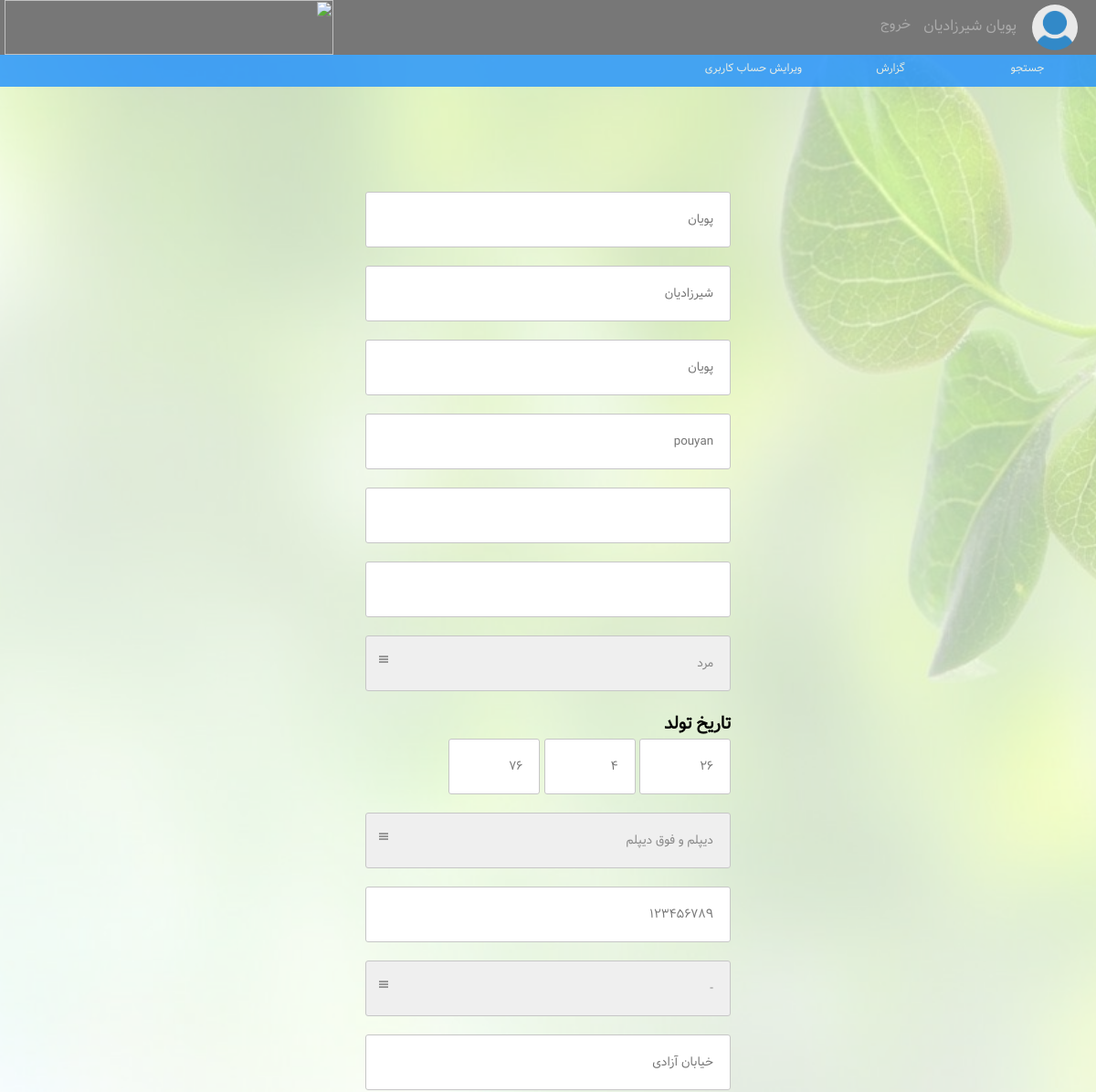
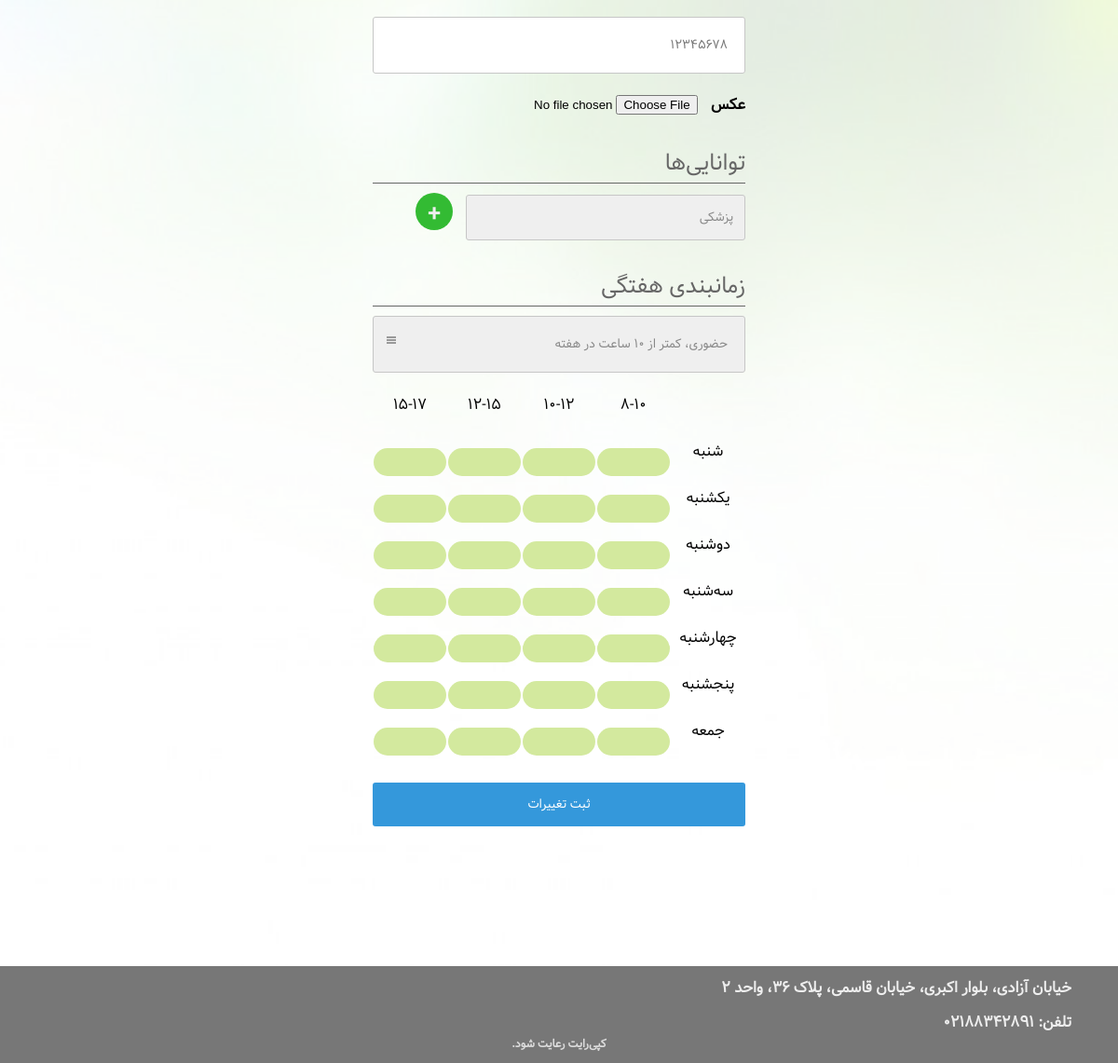
The app's page /editprofileben/ (signed in) with its own data (2 pictures, top to bottom).
### users/models.py (models this page shows)
class CustomUser(AbstractUser):
    state = models.NullBooleanField(default=None)
    isBen = models.BooleanField(default=False)
    isOrg = models.BooleanField(default=False)
    image = models.ImageField(upload_to='profile_pics/', default='/profile_pics/no-picture.png')
    def __str__(self):
        return self.username

class Benefactor(models.Model):
    user = models.OneToOneField(CustomUser, on_delete=models.CASCADE, related_name='benefactor')
    name = models.CharField(max_length=20)
    surname = models.CharField(max_length=30)
    nickname = models.CharField(max_length=30, blank=True)
    gender = models.CharField(max_length=10, choices=SEX_CHOICES, default='Male')
    day = models.IntegerField(default=0)
    month = models.IntegerField(default=0)
    year = models.IntegerField(default=0)
    education = models.CharField(max_length=10, choices=EDUCATION_CHOICES, default='nothing')
    major = models.CharField(max_length=20, blank=True)
    nationalId = models.CharField(max_length=10)
    city = models.CharField(max_length=10, choices=CITY_CHOICES, default='blank')
    address = models.CharField(max_length=100, default='st')
    phone = models.CharField(max_length=12)
    typeOfCooperation = models.CharField(max_length=15, choices=COOP_CHOICES, default='inOffice10')
    wId = models.ForeignKey(WeeklySchedule, on_delete=models.DO_NOTHING, related_name='userWeek')

### users/views.py (the view)
# urls.py: url(r'^editprofileben/', views.update_benefactor_profile, name='editprofileben'),
@login_required
def update_benefactor_profile(request):
    abilities = Ability.objects.all()
    user = CustomUser.objects.get(username=request.user.username)
    benefactor = user.benefactor
    week = WeeklySchedule.objects.get(id=benefactor.wId.id)
    user_abilities = UserAbilities.objects.filter(username=user.username)
    if request.method == 'POST':
        user_form = EditUser(request.POST)
        form = EditBenefactorProfile(request.POST)
        if user_form.is_valid() and form.is_valid():
            for attr in user_form.data:
                if attr in user_form.fields and user_form.data[attr] is not '':
                    if attr != 'password2':
                        if getattr(user, attr) is not user_form.data[attr]:
                            setattr(user, attr, user_form.data[attr])
            user.save()
            benefactor = Benefactor.objects.get(user=user)
            for attr in form.data:
                if attr in form.fields and form.data[attr] is not '' and form.data[attr] is not 'blank':
                    setattr(benefactor, attr, form.data[attr])
            benefactor.save()
        else:
            print(user_form.errors, form.errors)
    else:
        user_form = UserForm()
        form = EditBenefactorProfile()
    return render(request, 'editProfileBenefactor.html', {'user_form': user_form, 'form': form, 'abilities': abilities, 'user': user, 'person': benefactor, 'week': week, 'user_abilities': user_abilities, 'rangee': range(28)})

### users/forms.py (shortened to what this page needs)
class UserForm(forms.ModelForm):
    password = forms.CharField(widget=forms.PasswordInput)
    password2 = forms.CharField(widget=forms.PasswordInput)
    class Meta:
        model = CustomUser
        fields = ('username', 'password', 'email', 'password2', 'image')

class EditBenefactorProfile(forms.ModelForm):
    name = forms.CharField(max_length=20, required=False)
    surname = forms.CharField(max_length=30, required=False)
    nickname = forms.CharField(max_length=30, required=False)
    gender = forms.ChoiceField(choices=SEX_CHOICES, required=False)
    class Meta:
        model = Benefactor
        fields = ('name', 'surname', 'nickname', 'gender')

### templates/editProfileBenefactor.html (shortened to what this page needs)
﻿<!DOCTYPE html>
{% load staticfiles %}
<html lang="fa" dir="rtl">
<head>
	<link rel="stylesheet" type="text/css" href={% static "css/editProfileBenefactor.css" %}>
	<link rel="stylesheet" type="text/css" href={% static "css/style.css" %}>
	<link rel="stylesheet" href={% static "css/ionicons.min.css" %}>
</head>
<body>
	<div class="main">
		<div class="header">
			<div class="topmenu" id="topmenu">
                {% if request.user.is_authenticated %}
				<div class="container">
					<div class="topPhoto">
						<img src="{{ request.user.image }}">
					</div>
					<div class="topmenuelements">
						{% if request.user.isBen %}
						<a href="personalProfileBenefactor.html">{{request.user.benefactor.name}}  {{request.user.benefactor.surname}}</a>
						{% endif %}
					</div>
					<div class="topmenudate">
						<a href="{% url 'logout' %}">خروج</a>
					</div>
					<div class="logo">
						<img src="../static/images/logo.png">
					</div>
				</div>
				{% endif %}
			</div>
		</div>
		<div class="mainPage">
			<div class="wrapper"></div>
			<div class="nav" id="nav"></div>
			<div class="formm">
				<form method="post" enctype="multipart/form-data">
					<div class="controls">
						<input type="text" id="name" class="floatlabel" placeholder="{{ person.name }}" name="name">
					</div>
					<div class="controls">
						<input type="text" id="lastname" class="floatlabel" placeholder="{{ person.surname }}" name="surname">
					</div>
					<div class="controls">
						<input type="text" id="nickname" class="floatlabel" placeholder="{{ person.nickname }}" name="nickname">
					</div>
					<div class="controls">
						<input type="text" id="username" class="floatlabel" placeholder="{{ person.user }}" name="username">
					</div>
					<div class="controls">
						<input type="password" id="pass1" class="floatlabel" placeholder="" name="password">
					</div>
					<div class="controls">
						<input type="password" id="pass2" class="floatlabel" placeholder="" name="password2">
					</div>
					<div class="controls">
						<i class="ion-navicon"></i>
                        <select id="sex" class="floatlabel" name="gender">
                            <option value="male">مرد</option>
						</select>
					</div>
                    <div class="controls">
						<h3>تاریخ تولد</h3>
						<input type="number" id="date" class="birthday" placeholder="{{ person.day }}" name="day">
						<input type="number" id="month" class="birthday" placeholder="{{ person.month }}" name="month">
						<input type="number" id="year" class="birthday" placeholder="{{ person.year }}" name="year">
					</div>
					<div class="controls">
						<i class="ion-navicon"></i>
						<select id="education" class="floatlabel" onchange="eduChanged()" name="education">
                            {% if person.education == "diploma" %}
							    <option value="blank" selected>دیپلم و فوق دیپلم</option>
                            {% endif %}
						</select>
					</div>
					<div class="controls">
						<input type="number" id="nationalId" class="NID" placeholder="{{ person.nationalId }}" name="nationalId">
					</div>
					<div class="controls">
						<i class="ion-navicon"></i>
						<select id="city" class="floatlabel" name="city">
                            {% if person.city == "blank" %}
                                <option value="blank">-</option>
                            {% endif %}
						</select>
					</div>
					<div class="controls">
						<input type="text" id="addr" class="floatlabel" placeholder="{{ person.address }}" name="address">
					</div>
					<div class="controls">
						<input type="tel" id="tel" class="floatlabel" placeholder="{{ person.phone }}" name="phone">
					</div>
                    <div class="controls">
						<h4 style="display: inline; margin-left: 10px;"> عکس </h4>
						<input type="file" id="photo" name="photo">
					</div>
                    <h2> توانایی‌ها </h2>
					<div class="controlsAbility">
						<select id="candidate" class="floatlabel" name="ability">
                            {% for ability in abilities %}
                            <option value="{{ability.name}}">{{ability.name}}</option>
                           {% endfor %}
						</select>
	    				<button id="add" onclick="addItem()"><h3>+</h3></button>
					</div>
                    <h2>زمانبندی هفتگی</h2>
                    <div class="controls">
						<i class="ion-navicon"></i>
						<select id="typeOfParticipation" class="floatlabel" onchange="participation()">
                            {% if person.typeOfCooperation == "inOffice10" %}
                                <option value="blank">حضوری، کمتر از ۱۰ ساعت در هفته</option>
                            {% endif %}
						</select>
					</div>
                    {% if person.typeOfCooperation == "inOffice10" or person.typeOfCooperation == "inOffice20" or person.typeOfCooperation == "inOffice30" or person.typeOfCooperation == "inOfficemore" %}
                    <table id="tab">
						<tbody>
                            <tr>
                                <td></td>
                                <td> 8-10 </td>
                                <td> 10-12 </td>
                                <td> 12-15 </td>
                                <td> 15-17 </td>
                            </tr>
							<tr>
								<td>شنبه</td>
								<td> <span id="11" onclick="week(11,0)" value="1"></span> </td>
								<td> <span id="12" onclick="week(12,1)" value="1"></span> </td>
								<td> <span id="13" onclick="week(13,2)" value="1"></span> </td>
								<td> <span id="14" onclick="week(14,3)" value="1"></span> </td>
							</tr>
							<tr>
								<td>یکشنبه</td>
								<td> <span id="21" onclick="week(21,4)" value="1"></span> </td>
								<td> <span id="22" onclick="week(22,5)" value="1"></span> </td>
								<td> <span id="23" onclick="week(23,6)" value="1"></span> </td>
								<td> <span id="24" onclick="week(24,7)" value="1"></span> </td>
							</tr>
							<tr>
								<td>دوشنبه</td>
								<td> <span id="31" onclick="week(31,8)" value="1"></span> </td>
								<td> <span id="32" onclick="week(32,9)" value="1"></span> </td>
								<td> <span id="33" onclick="week(33,10)" value="1"></span> </td>
								<td> <span id="34" onclick="week(34,11)" value="1"></span> </td>
							</tr>
							<tr>
								<td>سه‌شنبه</td>
								<td> <span id="41" onclick="week(41,12)" value="1"></span> </td>
								<td> <span id="42" onclick="week(42,13)" value="1"></span> </td>
								<td> <span id="43" onclick="week(43,14)" value="1"></span> </td>
								<td> <span id="44" onclick="week(44,15)" value="1"></span> </td>
							</tr>
							<tr>
								<td>چهارشنبه</td>
								<td> <span id="51" onclick="week(51,16)" value="1"></span> </td>
								<td> <span id="52" onclick="week(52,17)" value="1"></span> </td>
								<td> <span id="53" onclick="week(53,18)" value="1"></span> </td>
								<td> <span id="54" onclick="week(54,19)" value="1"></span> </td>
							</tr>
							<tr>
								<td>پنجشنبه</td>
								<td> <span id="61" onclick="week(61,20)" value="1"></span> </td>
								<td> <span id="62" onclick="week(62,21)" value="1"></span> </td>
								<td> <span id="63" onclick="week(63,22)" value="1"></span> </td>
								<td> <span id="64" onclick="week(64,23)" value="1"></span> </td>
							</tr>
							<tr>
								<td> جمعه </td>
								<td> <span id="71" onclick="week(71,24)" value="1"></span> </td>
								<td> <span id="72" onclick="week(72,25)" value="1"></span> </td>
								<td> <span id="73" onclick="week(73,26)" value="1"></span> </td>
								<td> <span id="74" onclick="week(74,27)" value="1"></span> </td>
							</tr>
						</tbody>
					</table>
                    {% endif %}
					<button>ثبت تغییرات</button>
				</form>
			</div>
		</div>
		<div class="footer">
			<div class="container">
				<div class="addr">
					<h4> خیابان آزادی، بلوار اکبری، خیابان قاسمی، پلاک ۳۶، واحد ۲ </h4>
					<h4>تلفن: ۰۲۱۸۸۳۴۲۸۹۱</h4>
				</div>
			</div>
			<div class="copy">
				<h4>کپی‌رایت رعایت شود.</h4>
			</div>
		</div>
	</div>
</body>
</html>

### static/css/editProfileBenefactor.css (style rules this page uses)
* { box-sizing: border-box; margin: 0; border: none; }
body { font-family: 'vazir'; }
.formm { width: 100%; margin: 50px auto; position: relative; z-index: 2; }
form { padding: 100px 0; max-width: 400px; min-width: 200px; width: 40%; margin: auto auto; }
h2 { color: #666; border-bottom: 1px solid #666; margin-bottom: 20px; text-align: right; font-weight: 400; margin-top: 40px; }
.controls { text-align: right; position: relative; margin-bottom: 20px; }
input[type=text], input[type=email], input[type=tel], input[type=number], input[type=web], input[type=password], select,textarea,button { padding: 18px; border: 1px solid #c6c6c6; width: 100%; color: #888; font-family: 'vazir'; border-radius: 3px; text-align: right; }
.ion-navicon { position: absolute; left: 15px; top: 18px; color: #444444; z-index: 3; border: none; }
select { -webkit-appearance: none; -moz-appearance: none; appearance: none; }
input[type=number] { -moz-appearance: textfield; }
button { font-family: 'vazir'; cursor: pointer; background: #3498db; border: none; color: #fff; padding: 12px 5px; text-align: center; width: 100%; }
.controlsAbility { text-align: right; position: relative; margin-bottom: 20px; }
.controlsAbility select { padding: 12px; border: 1px solid #c6c6c6; width: 75%; color: #888; font-family: 'vazir'; border-radius: 3px; text-align: right; }
.controlsAbility button { width: 40px; height: 40px; border-radius: 50%; color: #eeeeee; margin-right: 10px; font-size: 20px; text-align: center; padding: 4px; background: #33bb33; }
table { float: right; border: none; width: 100%; margin-bottom: 20px; box-sizing: border-box; border-collapse: collapse; }
.formm table tbody tr td { width: 20%; height: 50px; box-sizing: border-box; }
.formm table tbody tr td span { background: rgb(211,233,158); width: 100%; height: 30px; margin-top: 10px; display: inline-block; }
span { background: rgb(194,22,22); color: #eeeeee; font-size: 15px; width: 25px; height: 25px; float: right; margin-left: 20px; border-radius: 10%; text-align: center; margin-bottom: 10px; }
.wrapper { display: flex; align-items: center; justify-content: center; width: 100%; min-height: 100%; position: relative; }
#tab tr { width: 100%; display: inline-block; }
#tab tr td, #tab thead tr td { width: 20%; border: none; float: right; text-align: center; display: inline-block; }
#tab tr td span { width: 100%; height: 30px; border-radius: 15px; box-sizing: border-box; border: none; float: right; display: inline-block; }
#date, #month, #year { width: 25%; display: inline-block; }

### records on screen
CustomUser: user.image (placeholder picture), user.benefactor.name "پویان", user.benefactor.surname "شیرزادیان"
Benefactor: name "پویان", surname "شیرزادیان", nickname "پویان", username "pouyan", day "26", month "4", year "76", education "دیپلم و فوق دیپلم", nationalId "123456789", city "-", address "خیابان آزادی", phone "12345678", typeOfCooperation "حضوری، کمتر از ۱۰ ساعت در هفته"

### other values on screen
form field ability "پزشکی"
